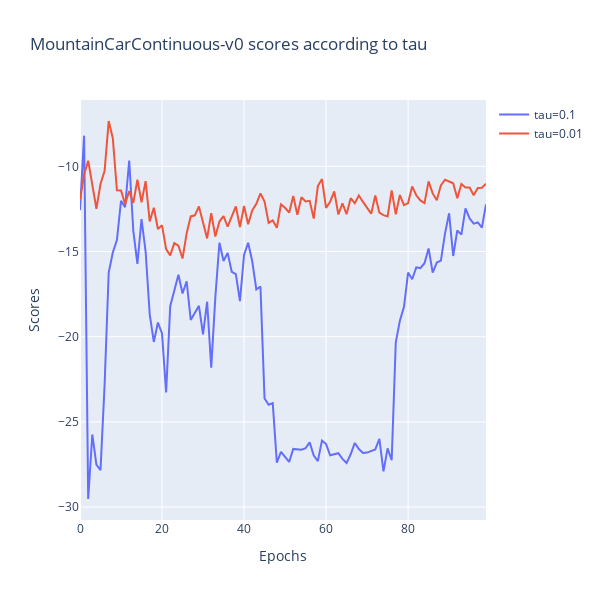

Source (notebook cell):
### Code cell
mountaincar = all_scores.query('env == "MountainCarContinuous-v0" and tau != 0.001')



fig = go.Figure()

# plot pendulum scores according to tau
for tau in mountaincar['tau'].unique():
    data = mountaincar.query(f'tau == {tau}')
    fig.add_trace(go.Scatter(x=data.index, y=data['Scores'], mode='lines', name=f'tau={tau}'))
    
fig.update_layout(title='MountainCarContinuous-v0 scores according to tau',
                    xaxis_title='Epochs',
                    yaxis_title='Scores',
                    width=600,
                    height=600)
